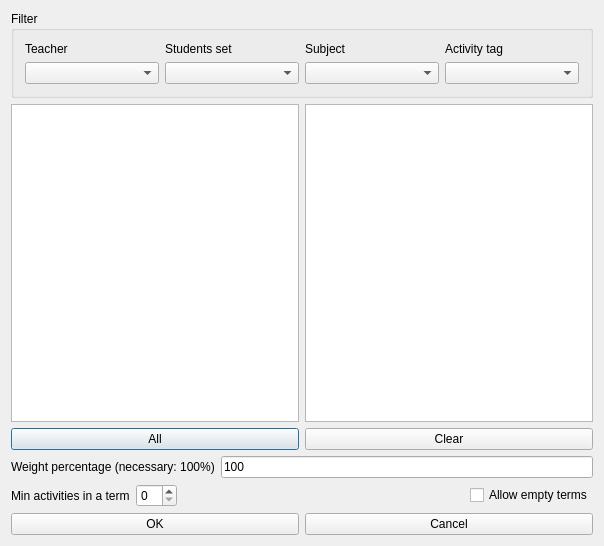
<?xml version="1.0" encoding="UTF-8"?>
<ui version="4.0">
 <class>ModifyConstraintActivitiesMinInATermForm_template</class>
 <widget class="QDialog" name="ModifyConstraintActivitiesMinInATermForm_template">
  <property name="geometry">
   <rect>
    <x>0</x>
    <y>0</y>
    <width>604</width>
    <height>546</height>
   </rect>
  </property>
  <property name="windowTitle">
   <string extracomment="This is the title of the dialog to add a new constraint of this type">Modify activities min in a term</string>
  </property>
  <layout class="QGridLayout" name="gridLayout">
   <item row="0" column="0">
    <widget class="QGroupBox" name="filterGroupBox">
     <property name="title">
      <string>Filter</string>
     </property>
     <layout class="QGridLayout" name="gridLayout_3">
      <item row="0" column="0">
       <widget class="QLabel" name="teachersTextLabel">
        <property name="text">
         <string>Teacher</string>
        </property>
        <property name="wordWrap">
         <bool>false</bool>
        </property>
       </widget>
      </item>
      <item row="0" column="1">
       <widget class="QLabel" name="studentsTextLabel">
        <property name="text">
         <string>Students set</string>
        </property>
        <property name="wordWrap">
         <bool>false</bool>
        </property>
       </widget>
      </item>
      <item row="0" column="2">
       <widget class="QLabel" name="subjectsTextLabel">
        <property name="text">
         <string>Subject</string>
        </property>
        <property name="wordWrap">
         <bool>false</bool>
        </property>
       </widget>
      </item>
      <item row="0" column="3">
       <widget class="QLabel" name="activityTagsTextLabel">
        <property name="text">
         <string>Activity tag</string>
        </property>
        <property name="wordWrap">
         <bool>false</bool>
        </property>
       </widget>
      </item>
      <item row="1" column="0">
       <widget class="QComboBox" name="teachersComboBox"/>
      </item>
      <item row="1" column="1">
       <widget class="QComboBox" name="studentsComboBox"/>
      </item>
      <item row="1" column="2">
       <widget class="QComboBox" name="subjectsComboBox"/>
      </item>
      <item row="1" column="3">
       <widget class="QComboBox" name="activityTagsComboBox"/>
      </item>
     </layout>
    </widget>
   </item>
   <item row="1" column="0">
    <layout class="QHBoxLayout" name="horizontalLayout_2">
     <item>
      <layout class="QVBoxLayout" name="verticalLayout_2">
       <item>
        <widget class="QListWidget" name="allActivitiesListWidget"/>
       </item>
       <item>
        <widget class="QPushButton" name="addAllActivitiesPushButton">
         <property name="text">
          <string comment="Text on a button. It refers to adding all activities from the list above this button into the current constraint">All</string>
         </property>
        </widget>
       </item>
      </layout>
     </item>
     <item>
      <layout class="QVBoxLayout" name="verticalLayout">
       <item>
        <widget class="QListWidget" name="selectedActivitiesListWidget"/>
       </item>
       <item>
        <widget class="QPushButton" name="clearPushButton">
         <property name="text">
          <string>Clear</string>
         </property>
        </widget>
       </item>
      </layout>
     </item>
    </layout>
   </item>
   <item row="2" column="0">
    <layout class="QHBoxLayout" name="weightBoxLayout">
     <item>
      <widget class="QLabel" name="weightTextLabel">
       <property name="frameShape">
        <enum>QFrame::NoFrame</enum>
       </property>
       <property name="frameShadow">
        <enum>QFrame::Plain</enum>
       </property>
       <property name="text">
        <string>Weight percentage (necessary: 100%)</string>
       </property>
       <property name="wordWrap">
        <bool>false</bool>
       </property>
      </widget>
     </item>
     <item>
      <widget class="QLineEdit" name="weightLineEdit">
       <property name="text">
        <string notr="true">100</string>
       </property>
      </widget>
     </item>
    </layout>
   </item>
   <item row="3" column="0">
    <layout class="QHBoxLayout" name="horizontalLayout_3">
     <item>
      <widget class="QLabel" name="label">
       <property name="text">
        <string>Min activities in a term</string>
       </property>
      </widget>
     </item>
     <item>
      <widget class="QSpinBox" name="minActivitiesInATermSpinBox"/>
     </item>
     <item>
      <spacer name="horizontalSpacer">
       <property name="orientation">
        <enum>Qt::Horizontal</enum>
       </property>
       <property name="sizeHint" stdset="0">
        <size>
         <width>40</width>
         <height>20</height>
        </size>
       </property>
      </spacer>
     </item>
     <item>
      <widget class="QCheckBox" name="allowEmptyTermsCheckBox">
       <property name="text">
        <string>Allow empty terms</string>
       </property>
      </widget>
     </item>
    </layout>
   </item>
   <item row="4" column="0">
    <layout class="QHBoxLayout" name="horizontalLayout">
     <item>
      <widget class="QPushButton" name="okPushButton">
       <property name="text">
        <string>OK</string>
       </property>
      </widget>
     </item>
     <item>
      <widget class="QPushButton" name="cancelPushButton">
       <property name="text">
        <string>Cancel</string>
       </property>
      </widget>
     </item>
    </layout>
   </item>
  </layout>
 </widget>
 <layoutdefault spacing="6" margin="11"/>
 <resources/>
 <connections/>
</ui>
